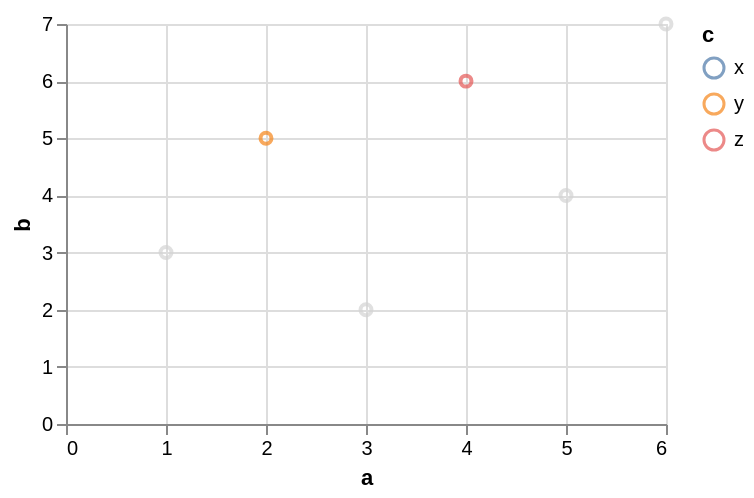

Describe this chart as a Vega-Lite specification.
### Vega-Lite specification from a JSON file in a GitHub repository (floating-point values rounded to 4 significant figures)
{"$schema": "https://vega.github.io/schema/vega-lite/v6.json", "data": {"values": [{"a": 1, "b": 3, "c": "x", "d": "2020-01-01"}, {"a": 2, "b": 5, "c": "y", "d": "2020-03-01"}, {"a": 3, "b": 2, "c": "x", "d": "2020-06-01"}, {"a": 4, "b": 6, "c": "z", "d": "2020-09-01"}, {"a": 5, "b": 4, "c": "y", "d": "2021-01-01"}, {"a": 6, "b": 7, "c": "z", "d": "2021-04-01"}]}, "width": 300, "height": 200, "params": [{"name": "pick", "select": {"type": "point", "fields": ["a"]}, "value": [{"a": 2}, {"a": 4}]}], "mark": "point", "encoding": {"x": {"field": "a", "type": "quantitative"}, "y": {"field": "b", "type": "quantitative"}, "color": {"condition": {"param": "pick", "field": "c", "type": "nominal"}, "value": "lightgray"}}}
